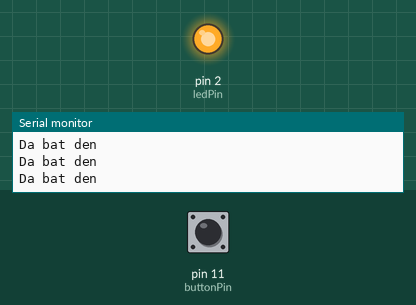
This sketch was run on a simulated Arduino Uno, built with avr-gcc and run on an emulated ATmega328P. Parts: output pins drawn as LEDs (lit = HIGH), the last lines printed to the serial monitor. The test bench sets the inputs (shaded band); at power-on: pin 11 (buttonPin) LOW.

Above: at 1.2 s.
1.3 s: pin 11 (buttonPin) pulled HIGH for 0.15 s
At 2.6 s:
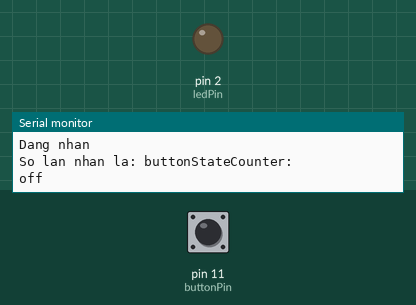
Timing chart, 0 to 4.3 s (numbered marks = the images above; inputs shaded):
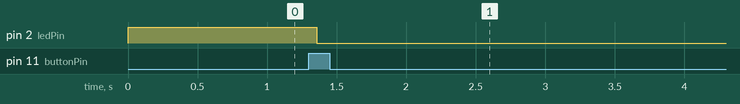

The sketch:

Bai_10._Button_State_Challenge.ino
```cpp
// dùng const đặt trước khi khai báo biến sẽ coi biến này là một hằng số
// Bạn có thể đọc được giá trị biến hoặc thực hiện các phép tính toán
// Nhưng không thay đổi được giá trị của hằng số này
const int buttonPin = 11; // Hằng số buttonPin mang giá trị là chân digital được nối với button
const int ledPin = 2; // Hằng số ledPin mang giá trị là chân digital được nối với led

//Các biến này có thể thay đổi được
int buttonPushCounter = 0; // Số lần button được nhấn
int buttonState = 0; // trạng thái hiện tại của button
int lastButtonState = 0; // trạng thái trước đó của button

void setup(){
    pinMode(buttonPin, INPUT);
    pinMode(ledPin, OUTPUT);

    Serial.begin(9600);
}

void loop(){
    buttonState = digitalRead(buttonPin);
    if (buttonState != lastButtonState){
        if (buttonState == HIGH){
            //Nếu trạng thái bây giờ là button đang được nhấn
            //thì hiển nhiên trước đó là button chưa được nhấn
            //chúng ta sẽ tăng số lần nhấn button lên 1
            buttonPushCounter++;
            Serial.println("Dang nhan");
            Serial.print("So lan nhan la: ");
            Serial.println("buttonStateCounter: ");
        }

        else{
            //Nếu trạng thái bây giờ là button được thả
            //thì hiển nhiên trước đó là button được nhấn (điều khiện trên)
            //Chúng ta sẽ thông báo là button đang được thả và không làm gì cả
            Serial.println("off");
        }
    }

    //lưu lại trạng thái button cho lần kiểm tra tiếp theo
    lastButtonState = buttonState;

    //Đã đếm được số lần nhấn buttom, bây giờ sẽ là phần sau bao nhiêu
    //lần thì button sẽ làm đèn sáng
    //Trong ngôn ngữ lập trình Arduino, chúng ta có thêm một phép toán mới
    //đó là phép toán chia lấy dư (moudlo %)
    //Áp dụng:
    //Chẳng hạn, bạn làm button này cứ sau 4 lần nhấn sẽ làm đèn sáng vì bạn làm như sau:
    //Mới upload code thì đèn sáng do buttonPushCounter = 0. 0% 4 = 0
    //Sau đó cứ mỗi lần nhấn nút thì buttonPushCounter được tăng lên
    //1 % 4 = 1 => tắt
    //2 % 4 = 2 => tắt
    //3 % 4 = 3 => tắt
    //4 % 4 = 0 => tắt
    //5 % 4 = 1 => tắt
    //...
    if (buttonPushCounter % 4 == 0){
        digitalWrite(ledPin, HIGH);
        Serial.println("Da bat den");
    }

    else {
        digitalWrite(ledPin, LOW);
    }
}
```

Measured:
- after the input at 1.3 s, pin 2 (ledPin): HIGH → LOW after 0.06 s
